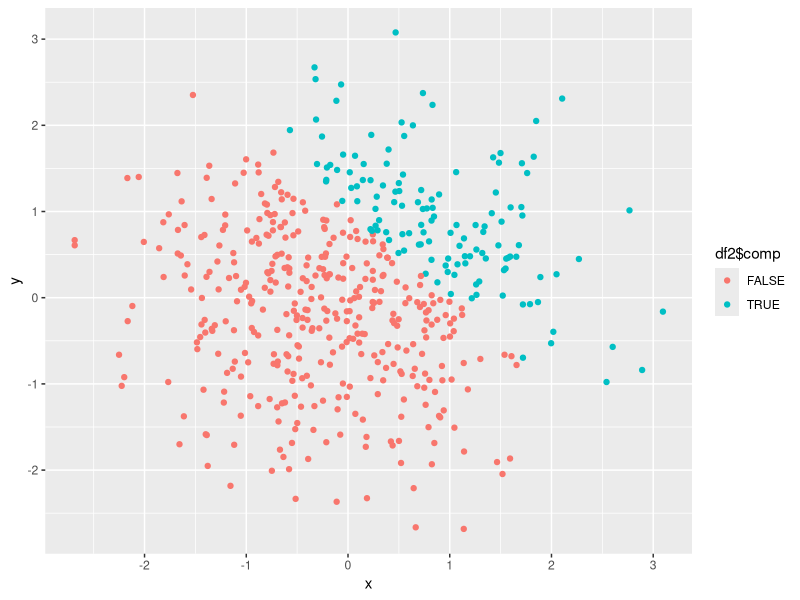

Recreate this plot in R.
## ---- chunk 1
knitr::opts_chunk$set(echo = TRUE)
## ---- chunk 2
library(tidyverse)
df <- tibble(
  norm_sp = rnorm(8),
  logi_vec = norm_sp > 0 ,
  chr_vec = c("1", "2", "3", "4", "5", "6", "7", "8"),
  fac_vec = factor(c("0","1","0","2","1","2","0","1"))
)

mean(pull(df, norm_sp))
mean(pull(df, logi_vec))
mean(pull(df, chr_vec))
mean(pull(df, fac_vec))
## ---- chunk 3
as.numeric(df$logi_vec) * df$norm_sp
as.factor(df$logi_vec) * df$norm_sp
as.numeric(as.factor(df$logi_vec)) * df$norm_sp
## ---- chunk 4
df2 <- tibble(
  x = rnorm(500),
  y = rnorm(500),
  comp = x + y >1,
  coer_lton = as.numeric(comp),
  coer_ltof = as.factor(comp)
)



## ---- chunk 5
plot_1 <- ggplot(df2, aes(x = x, y = y, color = df2$comp)) + geom_point()
plot_2 <- ggplot(df2, aes(x = x, y = y, color = df2$coer_lton)) + geom_point()
plot_3 <- ggplot(df2, aes(x = x, y = y, color = df2$coer_ltof)) + geom_point()
ggsave('HW1_plot.pdf',plot = plot_1)
